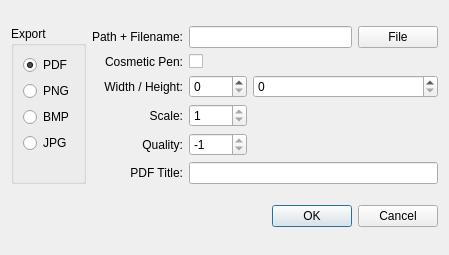
<?xml version="1.0" encoding="UTF-8"?>
<ui version="4.0">
 <class>Export</class>
 <widget class="QDialog" name="Export">
  <property name="geometry">
   <rect>
    <x>0</x>
    <y>0</y>
    <width>449</width>
    <height>255</height>
   </rect>
  </property>
  <property name="windowTitle">
   <string>Export Plot</string>
  </property>
  <layout class="QGridLayout" name="gridLayout_3">
   <item row="0" column="0">
    <widget class="QGroupBox" name="GB_export">
     <property name="title">
      <string>Export</string>
     </property>
     <layout class="QFormLayout" name="formLayout">
      <item row="0" column="0">
       <layout class="QGridLayout" name="gridLayout">
        <item row="0" column="0">
         <widget class="QRadioButton" name="RB_pdf">
          <property name="text">
           <string>PDF</string>
          </property>
          <property name="checked">
           <bool>true</bool>
          </property>
         </widget>
        </item>
        <item row="1" column="0">
         <widget class="QRadioButton" name="RB_png">
          <property name="text">
           <string>PNG</string>
          </property>
         </widget>
        </item>
        <item row="2" column="0">
         <widget class="QRadioButton" name="RB_bmp">
          <property name="text">
           <string>BMP</string>
          </property>
         </widget>
        </item>
        <item row="3" column="0">
         <widget class="QRadioButton" name="RB_jpg">
          <property name="text">
           <string>JPG</string>
          </property>
         </widget>
        </item>
       </layout>
      </item>
     </layout>
    </widget>
   </item>
   <item row="0" column="1">
    <layout class="QGridLayout" name="gridLayout_2">
     <item row="0" column="0">
      <widget class="QLabel" name="label">
       <property name="text">
        <string>Path + Filename:</string>
       </property>
       <property name="alignment">
        <set>Qt::AlignRight|Qt::AlignTrailing|Qt::AlignVCenter</set>
       </property>
      </widget>
     </item>
     <item row="0" column="1" colspan="2">
      <widget class="QLineEdit" name="LE_pathfile"/>
     </item>
     <item row="0" column="3">
      <widget class="QPushButton" name="PB_file">
       <property name="text">
        <string>File</string>
       </property>
      </widget>
     </item>
     <item row="1" column="0">
      <widget class="QLabel" name="label_2">
       <property name="text">
        <string>Cosmetic Pen:</string>
       </property>
       <property name="alignment">
        <set>Qt::AlignRight|Qt::AlignTrailing|Qt::AlignVCenter</set>
       </property>
      </widget>
     </item>
     <item row="1" column="1">
      <widget class="QCheckBox" name="CB_cospen">
       <property name="text">
        <string/>
       </property>
      </widget>
     </item>
     <item row="2" column="0">
      <widget class="QLabel" name="label_3">
       <property name="text">
        <string>Width / Height:</string>
       </property>
       <property name="alignment">
        <set>Qt::AlignRight|Qt::AlignTrailing|Qt::AlignVCenter</set>
       </property>
      </widget>
     </item>
     <item row="2" column="1">
      <widget class="QSpinBox" name="SB_width">
       <property name="maximum">
        <number>5000</number>
       </property>
       <property name="singleStep">
        <number>50</number>
       </property>
      </widget>
     </item>
     <item row="2" column="2" colspan="2">
      <widget class="QSpinBox" name="SB_height">
       <property name="maximum">
        <number>5000</number>
       </property>
       <property name="singleStep">
        <number>50</number>
       </property>
      </widget>
     </item>
     <item row="3" column="0">
      <widget class="QLabel" name="label_6">
       <property name="layoutDirection">
        <enum>Qt::LeftToRight</enum>
       </property>
       <property name="text">
        <string>Scale:</string>
       </property>
       <property name="alignment">
        <set>Qt::AlignRight|Qt::AlignTrailing|Qt::AlignVCenter</set>
       </property>
      </widget>
     </item>
     <item row="3" column="1">
      <widget class="QSpinBox" name="SB_scale">
       <property name="readOnly">
        <bool>true</bool>
       </property>
       <property name="minimum">
        <number>-1000</number>
       </property>
       <property name="maximum">
        <number>1000</number>
       </property>
       <property name="singleStep">
        <number>1</number>
       </property>
       <property name="value">
        <number>1</number>
       </property>
      </widget>
     </item>
     <item row="3" column="2">
      <spacer name="horizontalSpacer">
       <property name="orientation">
        <enum>Qt::Horizontal</enum>
       </property>
       <property name="sizeHint" stdset="0">
        <size>
         <width>40</width>
         <height>20</height>
        </size>
       </property>
      </spacer>
     </item>
     <item row="4" column="0">
      <widget class="QLabel" name="label_7">
       <property name="text">
        <string>Quality:</string>
       </property>
       <property name="alignment">
        <set>Qt::AlignRight|Qt::AlignTrailing|Qt::AlignVCenter</set>
       </property>
      </widget>
     </item>
     <item row="4" column="1">
      <widget class="QSpinBox" name="SB_quality">
       <property name="readOnly">
        <bool>true</bool>
       </property>
       <property name="minimum">
        <number>-1</number>
       </property>
       <property name="maximum">
        <number>100</number>
       </property>
       <property name="singleStep">
        <number>1</number>
       </property>
       <property name="value">
        <number>-1</number>
       </property>
      </widget>
     </item>
     <item row="4" column="2">
      <spacer name="horizontalSpacer_2">
       <property name="orientation">
        <enum>Qt::Horizontal</enum>
       </property>
       <property name="sizeHint" stdset="0">
        <size>
         <width>40</width>
         <height>20</height>
        </size>
       </property>
      </spacer>
     </item>
     <item row="5" column="0">
      <widget class="QLabel" name="label_5">
       <property name="text">
        <string>PDF Title:</string>
       </property>
       <property name="alignment">
        <set>Qt::AlignRight|Qt::AlignTrailing|Qt::AlignVCenter</set>
       </property>
      </widget>
     </item>
     <item row="5" column="1" colspan="3">
      <widget class="QLineEdit" name="LE_pdftitle"/>
     </item>
    </layout>
   </item>
   <item row="1" column="1">
    <widget class="QDialogButtonBox" name="BB_exit">
     <property name="orientation">
      <enum>Qt::Horizontal</enum>
     </property>
     <property name="standardButtons">
      <set>QDialogButtonBox::Cancel|QDialogButtonBox::Ok</set>
     </property>
    </widget>
   </item>
  </layout>
 </widget>
 <resources/>
 <connections>
  <connection>
   <sender>BB_exit</sender>
   <signal>accepted()</signal>
   <receiver>Export</receiver>
   <slot>accept()</slot>
   <hints>
    <hint type="sourcelabel">
     <x>248</x>
     <y>254</y>
    </hint>
    <hint type="destinationlabel">
     <x>157</x>
     <y>274</y>
    </hint>
   </hints>
  </connection>
  <connection>
   <sender>BB_exit</sender>
   <signal>rejected()</signal>
   <receiver>Export</receiver>
   <slot>reject()</slot>
   <hints>
    <hint type="sourcelabel">
     <x>316</x>
     <y>260</y>
    </hint>
    <hint type="destinationlabel">
     <x>286</x>
     <y>274</y>
    </hint>
   </hints>
  </connection>
 </connections>
</ui>
